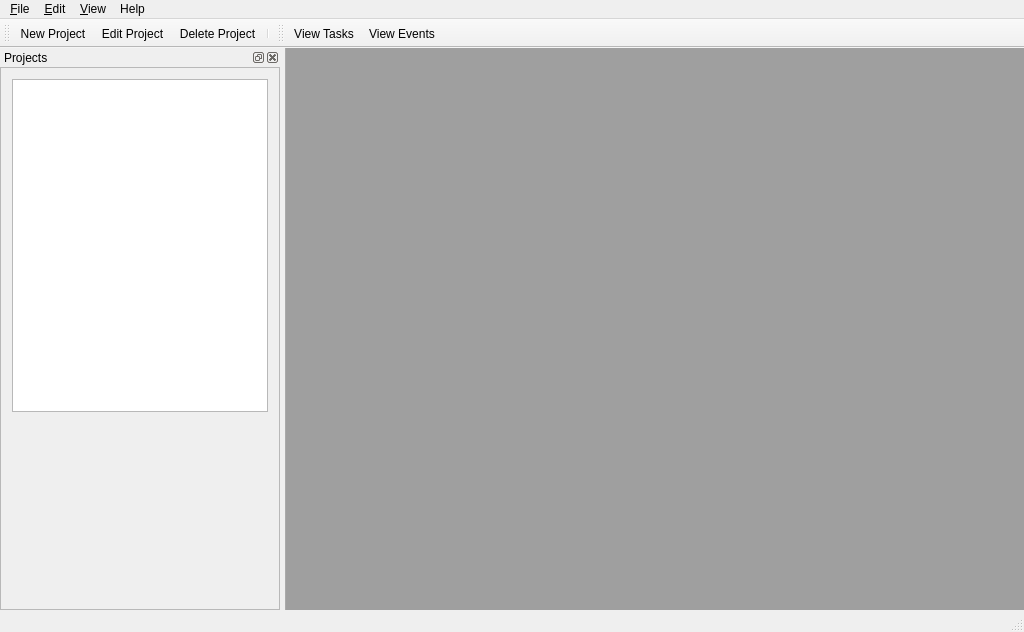
<?xml version="1.0" encoding="UTF-8"?>
<ui version="4.0">
 <class>MainWindow</class>
 <widget class="QMainWindow" name="MainWindow">
  <property name="geometry">
   <rect>
    <x>0</x>
    <y>0</y>
    <width>1024</width>
    <height>632</height>
   </rect>
  </property>
  <property name="windowTitle">
   <string>PMan</string>
  </property>
  <property name="windowIcon">
   <iconset>
    <normaloff>:/std/icons/icons8-open-box-48.png</normaloff>:/std/icons/icons8-open-box-48.png</iconset>
  </property>
  <property name="styleSheet">
   <string notr="true">QMainWindow::separator {
    width: 5px;
    border-right:1px solid #AAAAAA;
}</string>
  </property>
  <widget class="QWidget" name="centralWidget">
   <layout class="QVBoxLayout" name="verticalLayout_6">
    <property name="spacing">
     <number>0</number>
    </property>
    <property name="leftMargin">
     <number>0</number>
    </property>
    <property name="topMargin">
     <number>0</number>
    </property>
    <property name="rightMargin">
     <number>0</number>
    </property>
    <property name="bottomMargin">
     <number>0</number>
    </property>
    <item>
     <widget class="QStackedWidget" name="stackedWidget">
      <property name="currentIndex">
       <number>1</number>
      </property>
      <widget class="QWidget" name="pageProjects">
       <layout class="QVBoxLayout" name="verticalLayout_5">
        <property name="spacing">
         <number>0</number>
        </property>
        <property name="leftMargin">
         <number>0</number>
        </property>
        <property name="topMargin">
         <number>0</number>
        </property>
        <property name="rightMargin">
         <number>0</number>
        </property>
        <property name="bottomMargin">
         <number>0</number>
        </property>
        <item>
         <widget class="QMdiArea" name="mdiAreaProjects">
          <property name="viewMode">
           <enum>QMdiArea::TabbedView</enum>
          </property>
          <property name="tabsClosable">
           <bool>true</bool>
          </property>
          <property name="tabsMovable">
           <bool>true</bool>
          </property>
          <property name="tabPosition">
           <enum>QTabWidget::South</enum>
          </property>
         </widget>
        </item>
       </layout>
      </widget>
      <widget class="QWidget" name="pageJournals">
       <layout class="QVBoxLayout" name="verticalLayout_3">
        <property name="spacing">
         <number>0</number>
        </property>
        <property name="leftMargin">
         <number>0</number>
        </property>
        <property name="topMargin">
         <number>0</number>
        </property>
        <property name="rightMargin">
         <number>0</number>
        </property>
        <property name="bottomMargin">
         <number>0</number>
        </property>
        <item>
         <widget class="QMdiArea" name="mdiAreaJournals">
          <property name="viewMode">
           <enum>QMdiArea::TabbedView</enum>
          </property>
          <property name="tabsClosable">
           <bool>true</bool>
          </property>
          <property name="tabsMovable">
           <bool>true</bool>
          </property>
          <property name="tabPosition">
           <enum>QTabWidget::South</enum>
          </property>
         </widget>
        </item>
       </layout>
      </widget>
     </widget>
    </item>
   </layout>
  </widget>
  <widget class="QMenuBar" name="menuBar">
   <property name="geometry">
    <rect>
     <x>0</x>
     <y>0</y>
     <width>1024</width>
     <height>21</height>
    </rect>
   </property>
   <widget class="QMenu" name="menu_File">
    <property name="title">
     <string>&amp;File</string>
    </property>
    <widget class="QMenu" name="menu_New">
     <property name="title">
      <string>&amp;New</string>
     </property>
     <addaction name="action_Project"/>
     <addaction name="separator"/>
    </widget>
    <addaction name="menu_New"/>
    <addaction name="action_Quitter"/>
   </widget>
   <widget class="QMenu" name="menu_Edit">
    <property name="title">
     <string>&amp;Edit</string>
    </property>
    <addaction name="actionEditProject"/>
    <addaction name="actionDeleteProject"/>
   </widget>
   <widget class="QMenu" name="menu_View">
    <property name="title">
     <string>&amp;View</string>
    </property>
    <addaction name="actionTasks"/>
    <addaction name="actionEvents"/>
    <addaction name="separator"/>
    <addaction name="actionViewCanceled_tasks"/>
    <addaction name="actionViewCompleted_tasks"/>
   </widget>
   <widget class="QMenu" name="menuHelp">
    <property name="title">
     <string>Help</string>
    </property>
    <addaction name="actionAbout"/>
   </widget>
   <addaction name="menu_File"/>
   <addaction name="menu_Edit"/>
   <addaction name="menu_View"/>
   <addaction name="menuHelp"/>
  </widget>
  <widget class="QToolBar" name="mainToolBar">
   <attribute name="toolBarArea">
    <enum>TopToolBarArea</enum>
   </attribute>
   <attribute name="toolBarBreak">
    <bool>false</bool>
   </attribute>
   <addaction name="action_Project"/>
   <addaction name="actionEditProject"/>
   <addaction name="actionDeleteProject"/>
   <addaction name="separator"/>
  </widget>
  <widget class="QStatusBar" name="statusBar"/>
  <widget class="QDockWidget" name="dockWidget">
   <property name="windowTitle">
    <string>Projects</string>
   </property>
   <attribute name="dockWidgetArea">
    <number>1</number>
   </attribute>
   <widget class="QWidget" name="dockWidgetContents">
    <layout class="QVBoxLayout" name="verticalLayout">
     <property name="spacing">
      <number>0</number>
     </property>
     <property name="leftMargin">
      <number>0</number>
     </property>
     <property name="topMargin">
      <number>0</number>
     </property>
     <property name="rightMargin">
      <number>0</number>
     </property>
     <property name="bottomMargin">
      <number>0</number>
     </property>
     <item>
      <widget class="QFrame" name="frame">
       <property name="frameShape">
        <enum>QFrame::StyledPanel</enum>
       </property>
       <property name="frameShadow">
        <enum>QFrame::Plain</enum>
       </property>
       <layout class="QVBoxLayout" name="verticalLayout_2">
        <item>
         <widget class="QListWidget" name="listWidget">
          <property name="minimumSize">
           <size>
            <width>100</width>
            <height>0</height>
           </size>
          </property>
          <property name="contextMenuPolicy">
           <enum>Qt::CustomContextMenu</enum>
          </property>
         </widget>
        </item>
        <item>
         <widget class="Calendar" name="calendar" native="true">
          <property name="minimumSize">
           <size>
            <width>0</width>
            <height>180</height>
           </size>
          </property>
          <property name="maximumSize">
           <size>
            <width>16777215</width>
            <height>180</height>
           </size>
          </property>
         </widget>
        </item>
       </layout>
      </widget>
     </item>
    </layout>
   </widget>
  </widget>
  <widget class="QToolBar" name="toolBar">
   <property name="windowTitle">
    <string>toolBar</string>
   </property>
   <property name="toolButtonStyle">
    <enum>Qt::ToolButtonTextBesideIcon</enum>
   </property>
   <attribute name="toolBarArea">
    <enum>TopToolBarArea</enum>
   </attribute>
   <attribute name="toolBarBreak">
    <bool>false</bool>
   </attribute>
   <addaction name="actionTasks"/>
   <addaction name="actionEvents"/>
  </widget>
  <action name="action_Project">
   <property name="icon">
    <iconset resource="icons.qrc">
     <normaloff>:/std/icons/folder--plus.png</normaloff>:/std/icons/folder--plus.png</iconset>
   </property>
   <property name="text">
    <string>&amp;Project</string>
   </property>
   <property name="iconText">
    <string>New Project</string>
   </property>
   <property name="toolTip">
    <string>New Project</string>
   </property>
   <property name="shortcut">
    <string>Ctrl+N</string>
   </property>
  </action>
  <action name="action_Quitter">
   <property name="text">
    <string>&amp;Quitter</string>
   </property>
  </action>
  <action name="actionDeleteProject">
   <property name="icon">
    <iconset resource="icons.qrc">
     <normaloff>:/std/icons/folder--minus.png</normaloff>:/std/icons/folder--minus.png</iconset>
   </property>
   <property name="text">
    <string>Delete Project</string>
   </property>
   <property name="shortcut">
    <string>Del</string>
   </property>
  </action>
  <action name="actionEditProject">
   <property name="icon">
    <iconset resource="icons.qrc">
     <normaloff>:/std/icons/folder--pencil.png</normaloff>:/std/icons/folder--pencil.png</iconset>
   </property>
   <property name="text">
    <string>Edit Project</string>
   </property>
   <property name="toolTip">
    <string>Edit Project</string>
   </property>
   <property name="shortcut">
    <string>F2</string>
   </property>
  </action>
  <action name="actionTasks">
   <property name="checkable">
    <bool>true</bool>
   </property>
   <property name="icon">
    <iconset resource="icons.qrc">
     <normaloff>:/std/icons/notebook.png</normaloff>:/std/icons/notebook.png</iconset>
   </property>
   <property name="text">
    <string>Tasks</string>
   </property>
   <property name="iconText">
    <string>View Tasks</string>
   </property>
  </action>
  <action name="actionEvents">
   <property name="checkable">
    <bool>true</bool>
   </property>
   <property name="icon">
    <iconset resource="icons.qrc">
     <normaloff>:/std/icons/calendar.png</normaloff>:/std/icons/calendar.png</iconset>
   </property>
   <property name="text">
    <string>Events</string>
   </property>
   <property name="iconText">
    <string>View Events</string>
   </property>
  </action>
  <action name="actionAbout">
   <property name="icon">
    <iconset resource="icons.qrc">
     <normaloff>:/std/icons/question.png</normaloff>:/std/icons/question.png</iconset>
   </property>
   <property name="text">
    <string>About</string>
   </property>
  </action>
  <action name="actionViewCanceled_tasks">
   <property name="checkable">
    <bool>true</bool>
   </property>
   <property name="checked">
    <bool>false</bool>
   </property>
   <property name="text">
    <string>Canceled tasks</string>
   </property>
  </action>
  <action name="actionViewCompleted_tasks">
   <property name="checkable">
    <bool>true</bool>
   </property>
   <property name="checked">
    <bool>true</bool>
   </property>
   <property name="text">
    <string>Completed  tasks</string>
   </property>
  </action>
 </widget>
 <layoutdefault spacing="6" margin="11"/>
 <customwidgets>
  <customwidget>
   <class>Calendar</class>
   <extends>QWidget</extends>
   <header>widgets/calendar.h</header>
   <container>1</container>
  </customwidget>
 </customwidgets>
 <resources>
  <include location="icons.qrc"/>
 </resources>
 <connections/>
</ui>
